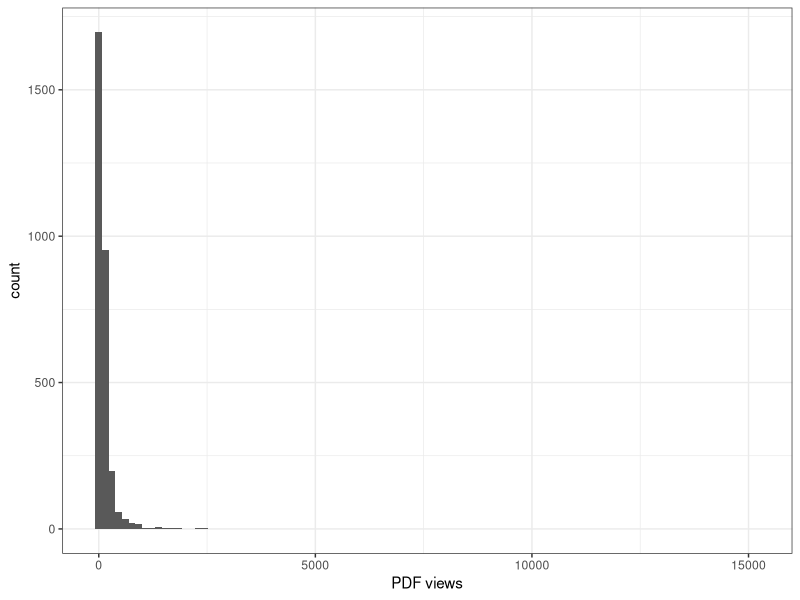
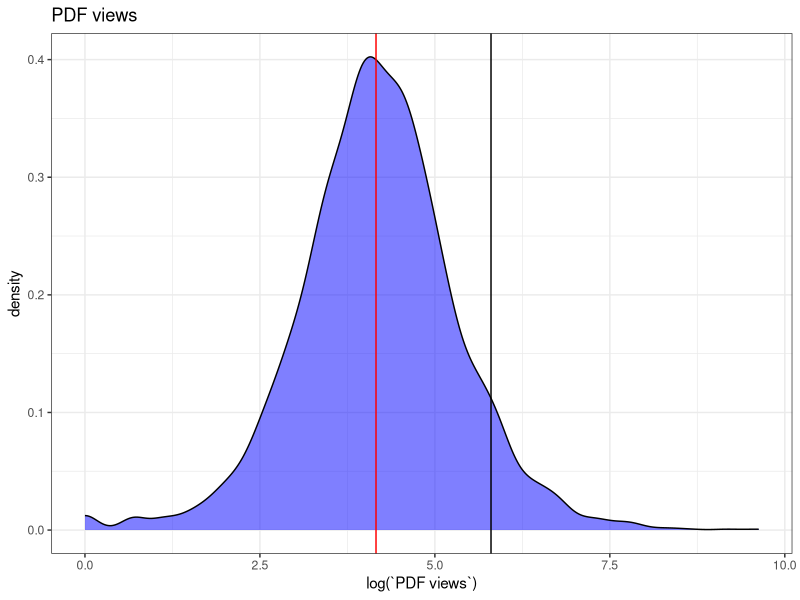
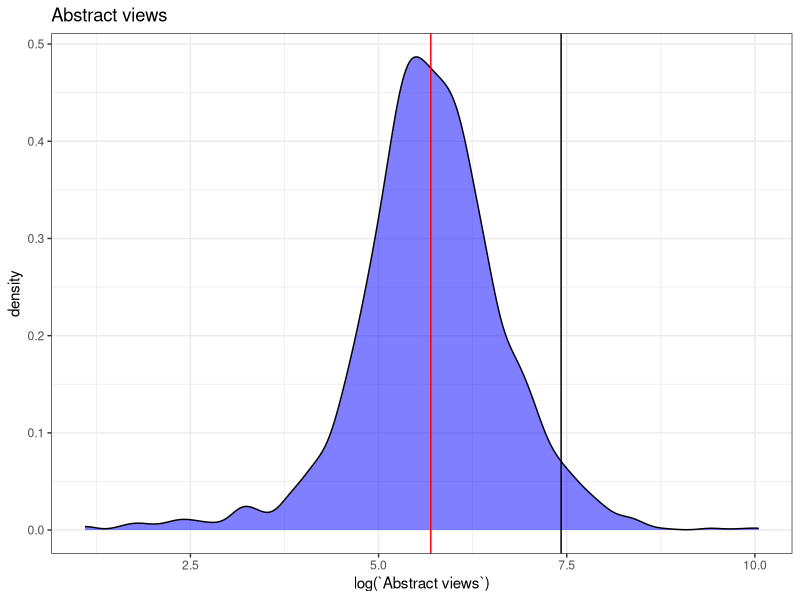

The R source for these figures, in order:
## ---- chunk 1
knitr::opts_chunk$set(echo = TRUE)
## ---- chunk 2
library(dplyr)
library(ggplot2)
library(readr)
library(lubridate)

data <- read_tsv("data/biorxiv_data_2016_2_29.tsv")
collection_date <- ymd("2016_2_29")

str(data)
## ---- chunk 3
data <-  data %>%
  mutate(Age = collection_date - ymd(`Original submission`),
         Revised = `Original submission` != `Current submission`)

str(data)
## ---- chunk 4
data %>%
  group_by(Revised) %>%
  summarise(n = n(), `%` = n/nrow(data) * 100)
## ---- chunk 5
abstr_mn <- mean(data$`Abstract views`, na.rm = T)
abstr_med <- median(data$`Abstract views`, na.rm = T)
pdf_mn <- mean(data$`PDF views`, na.rm = T)
pdf_med <- median(data$`PDF views`, na.rm = T)
## ---- chunk 6
top10 <- data %>%
  arrange(-`PDF views`) %>%
  select(Title, `Abstract views`, `PDF views`, Age, Revised) %>%
  head(., 10)
knitr::kable(top10)  # output as nicely formatted table
## ---- chunk 7
older_than_10 <- filter(data, Age > 10)
quantile(older_than_10$`PDF views`, na.rm =TRUE)

ggplot(older_than_10, aes(`PDF views`)) +
  geom_histogram(bins = 100) + theme_bw()
## ---- chunk 8
ggplot(older_than_10, aes(log(`PDF views`))) +
  ggtitle("PDF views") +
  geom_density(fill = 'blue', alpha = 0.5) + theme_bw() +
  geom_vline(xintercept = log(pdf_med), col = 'red') +
  geom_vline(xintercept = log(331))  # my paper
## ---- chunk 9
ggplot(older_than_10, aes(log(`Abstract views`))) +
  ggtitle("Abstract views") +
  geom_density(fill = 'blue', alpha = 0.5) + theme_bw() +
  geom_vline(xintercept = log(abstr_med), col = 'red') +
  geom_vline(xintercept = log(1678))  # my paper
